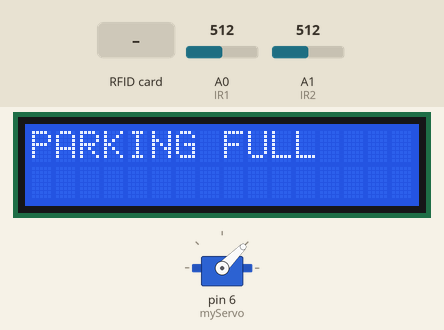
Recording of a sketch running on a simulated Arduino Uno, built with avr-gcc and run on an emulated ATmega328P. On the bench: 16×2 character LCD, servo. Inputs (shaded band) come from the test bench; at power-on: A0 (IR1) = 512, A1 (IR2) = 512. What the sketch prints to the serial monitor is not drawn.

Above: at 6.3 s.
6.4 s: A0 (IR1) set to 482
At 7.5 s:
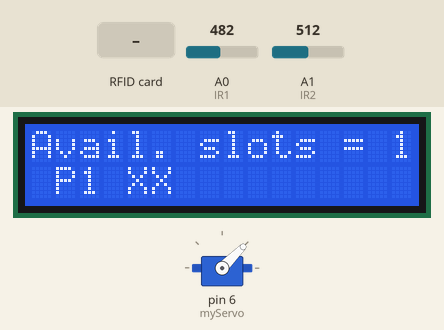
8.2 s: A1 (IR2) set to 317
9.7 s: A1 (IR2) set to 288
At 10.2 s:
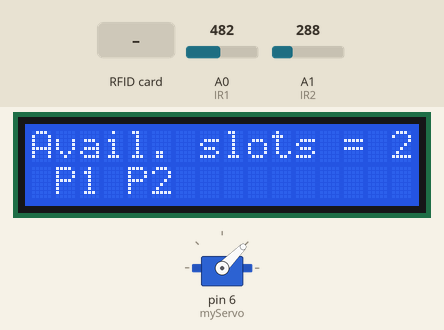
11.3 s: A0 (IR1) set to 510
At 12.1 s:
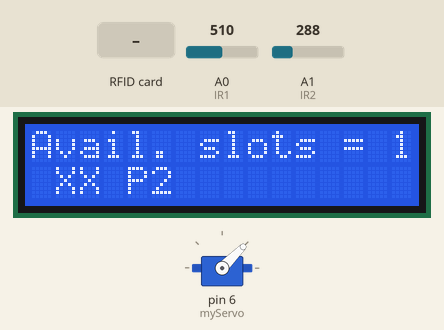
12.9 s: RFID card FA EA A7 2D held to the reader
At 14.4 s:
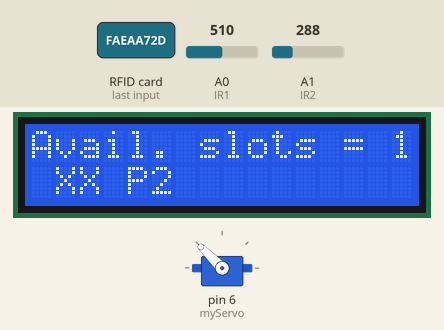
Timing chart, 0 to 19.5 s (numbered marks = the images above; inputs shaded):
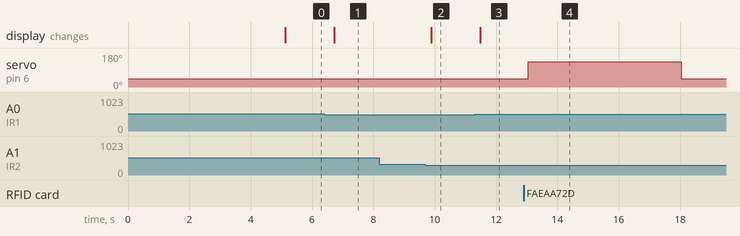

The sketch:

RFID_ParkingSystem_v3.ino
```cpp
/***********************************************************  SMART PARKING SYSTEM ******************************************************************
 *
 *  ABOUT :
 *      #SMART PARKING SYSTEM ENABLES YOU A SECURE PROCESS FOR PARKING OF OWNER'S VEHICLES WITHOUT ANY INTRUSION OF UNKNOWN VEHICLES.
 *      #RFID SENSOR WILL SENSE ONLY REGISTERED RFID TAGS AND REJECT THE UNKNOWN TAGS BY PLAYING BUZZER SOUND.
 *      #WHEN A TAG IS ACCEPTED, BARRIER ATTACHED TO SERVO MOTOR WILL OPEN AND VEHICLE WILL BE ALLOWED TO ENTER PARKING AREA.
 *      #IF PARKING SLOTS ARE AVAILABLE  BARRIER WILL ALLOW THE VEHICLES IN ,ELSE IF PARKING SLOTS ARE NOT AVAILABLE BARRIER WILL STAY DOWN.
 *      #LCD SCREEN WILL SHOW AVAILABLE PARKING SLOTS.
 *      #IR SENSOR IS ATTACHED TO EACH PARKING SLOT.
 *      #WHEN ALL IR SENSORS ARE DETECTED THEN PARKING IS FULL AND LCD SCREEN WILL SHOW 'PARKING NOT AVAILABLE.' AND BARRIER WILL STAY DOWN.
 *
 *
 *   BY :
 *       VIPUL PARDESHI
 *       SAMYAK NAGRALE
 *       KUNAL SAIBOL
 *       SAKSHAM KAPADNIS
 *
 *
 *   COMPONENTS USED :
 *      RFID SENSOR RC522   X 1
 *      RFID TAGS           X 2
 *      IR SENSOR           X 2
 *      LCD SCREEN          X 1
 *      SERVO MOTOR         X 1
 *      ACTIVE BUZZER       X 1
 *      ARDUINO UNO         X 1
 *      ARDUINO USB CABLE   X 1
 *      JUMPER WIRES
 *
 *
 */
#include <SPI.h>
#include <MFRC522.h>
#include <LiquidCrystal.h>
#include <Servo.h>

#define SS_PIN 10
#define RST_PIN 9
MFRC522 mfrc522(SS_PIN, RST_PIN);   // Create MFRC522 instance.

#define IR1 A0
#define IR2 A1
#define BUZZER A2
Servo myServo; //define servo name

//LCD
const int rs = 8, en = 7, d4 = 5, d5 = 4, d6 = 3, d7 = 2;
//LiquidCrystal lcd(6 , 7, 5, 4, 3, 2);
LiquidCrystal lcd(rs, en, d4, d5, d6, d7);

int slots = 2;
int pir1=0,pir2=0;

void setup()
{
  Serial.begin(9600);   // Initiate a serial communication
  SPI.begin();      // Initiate  SPI bus
  mfrc522.PCD_Init();   // Initiate MFRC522

  Serial.println("Put your card to the reader...");
  Serial.println();

  lcd.begin(16, 2);
  lcd.setCursor(0, 0);
  lcd.print("WELCOME TO SMART");
  lcd.setCursor(1, 1);
  lcd.print("PARKING SYSTEM");
  delay(5000);
  lcd.clear();

  myServo.attach(6); //servo pin
  myServo.write(45); //servo start position

  pinMode(IR1, INPUT);
  pinMode(IR2, INPUT);
}

void loop()
{
//   Serial.println(analogRead(IR1));
//   Serial.println(analogRead(IR2));
   lcd.setCursor(0,0);
   lcd.print("Avail. slots = ");
   lcd.print(slots);
   lcd.setCursor(1,1);

 // IR Sensors
   if(analogRead(IR1)<=500 && analogRead(IR2)<=300){
    lcd.print("P1 P2 ");
    delay(500);
   }
   else if(analogRead(IR1)>=500 && analogRead(IR2)<=300){  //
    lcd.print("XX P2 ");
    delay(500);
   }
   else if(analogRead(IR1)<=500 && analogRead(IR2)>=300){
    lcd.print("P1 XX ");
    delay(500);
   }
   else if(analogRead(IR1)>=500 && analogRead(IR2)>=300){
    lcd.clear();
    lcd.setCursor(0,0);
    lcd.print("PARKING FULL");
    delay(500);


   }

   //P1
   if(analogRead(IR1)>=500 && pir1==0){
     pir1=1;
     slots = slots - 1;
     }
   else if(analogRead(IR1)<=500 && pir1==1){
     pir1=0;
     slots = slots + 1;
     }

   //P2
   if(analogRead(IR2)>=300 && pir2==0){
     pir2=1;
     slots = slots - 1;
     }
   else if(analogRead(IR2)<=300 && pir2==1){
     pir2=0;
     slots = slots + 1;
     }

//----------------------------------------------------------------------------------------------------------------------------

  // Look for new cards
  if ( ! mfrc522.PICC_IsNewCardPresent())
  {
    return;
  }
  // Select one of the cards
  if ( ! mfrc522.PICC_ReadCardSerial())
  {
    return;
  }
  //Show UID on serial monitor
  Serial.print("UID tag :");
  String content= "";
  byte letter;
  for (byte i = 0; i < mfrc522.uid.size; i++)
  {
     Serial.print(mfrc522.uid.uidByte[i] < 0x10 ? " 0" : " ");
     Serial.print(mfrc522.uid.uidByte[i], HEX);
     content.concat(String(mfrc522.uid.uidByte[i] < 0x10 ? " 0" : " "));
     content.concat(String(mfrc522.uid.uidByte[i], HEX));
  }
  Serial.println();
  Serial.print("Message : ");
  content.toUpperCase();
  if (content.substring(1) == "FA EA A7 2D") //change here the UID of the card/cards that you want to give access
  {
    Serial.println("Authorized access");
    Serial.println();
    myServo.write(135);
    delay(5000);
    myServo.write(45);


  }

 else   {
    Serial.println(" Access denied");
    myServo.write(45);
    tone(BUZZER, 1000);
    delay(500);
    noTone(BUZZER);
    delay(1);
  }

}
```

Measured:
- the behaviour switches between 501 and 500 on A0 (IR1) (found by bisection; images 0 and 1)
- the behaviour switches between 301 and 300 on A1 (IR2) (found by bisection; images 1 and 2)
- after the input at 6.4 s, the display: changes after 0.32 s (image 1)
- after the input at 8.2 s, every drawn part: stays the same
- after the input at 9.7 s, the display: changes after 0.20 s (image 2)
- after the input at 11.3 s, the display: changes after 0.18 s (image 3)
- after the input at 12.9 s, servo on pin 6 (myServo): 45° → 135° after 0.15 s, → 45° 5.0 s later
